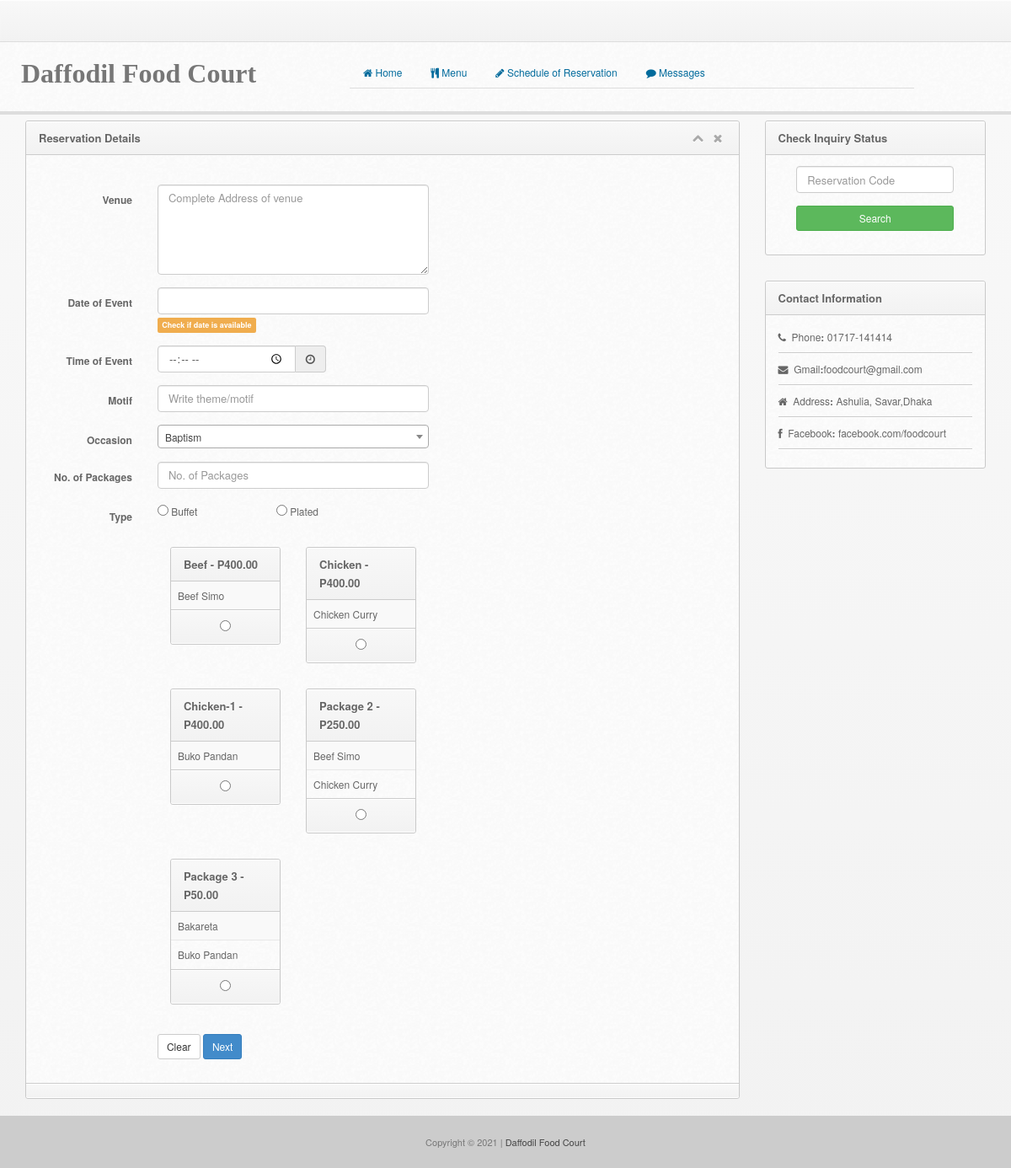
The page /details.php (signed in) on the database its author committed.
### tables this page shows
CREATE TABLE `combo` (
  `combo_id` int(11) NOT NULL,
  `combo_name` varchar(100) NOT NULL,
  `combo_price` decimal(10,2) NOT NULL
);

CREATE TABLE `combo_details` (
  `combo_details_id` int(11) NOT NULL,
  `combo_id` int(11) NOT NULL,
  `menu_id` int(11) NOT NULL
);

CREATE TABLE `menu` (
  `menu_id` int(11) NOT NULL,
  `menu_name` varchar(50) NOT NULL,
  `cat_id` int(30) NOT NULL,
  `subcat_name` varchar(30) NOT NULL,
  `menu_desc` varchar(100) NOT NULL,
  `menu_price` decimal(10,2) NOT NULL,
  `menu_pic` varchar(100) NOT NULL
);

### details.php (the view, shortened to what this page needs)
<?php include 'header.php';?>
<body>
  <?php include 'navbar.php';?>
  <?php include 'menu-tab.php';?>
    <div class = "content">
      <div class = "col-lg-12 col-md-12 col-sm-12 col-xs-12">
        <div class = "col-md-9 col-lg-9">
          <div class="widget wgreen">
                <div class="widget-head">
                  <div class="pull-left">Reservation Details</div>
                  <div class="widget-icons pull-right">
                    <a href="#" class="wminimize"><i class="fa fa-chevron-up"></i></a>
                    <a href="#" class="wclose"><i class="fa fa-times"></i></a>
                  </div>
                  <div class="clearfix"></div>
                </div>
                <div class="widget-content">
                  <div class="padd">
                    <br>
                     <form class="form-horizontal" role="form" action="details_save.php" method="post">
                                <div class="form-group">
                                  <label class="col-lg-2 control-label">Venue</label>
                                  <div class="col-lg-5">
                                    <textarea class="form-control" name="venue"   rows="5"  id="Alton Place" placeholder="Complete Address of venue" required></textarea>
                                  </div>
                                </div>
                                <div class="form-group">
                                  <label class="col-lg-2 control-label">Date of Event</label>
                                  <div class="col-lg-5">
                                    <input type="text" id="datepicker" class="form-control" name="date" required>
                                    <span class = "label label-warning">Check if date is available</span>
                                  </div>
                                </div>
                                <div class="form-group">
                                  <label class="col-lg-2 control-label">Time of Event</label>
                                  <div class="col-lg-5">
                                    <div id="datetimepicker" class="input-append input-group dtpicker">
                    <input data-format="hh:mm A" class="form-control" type="time" name="time" id="datepicker" required="true">
                                      <span class="input-group-addon">
                                        <i data-time-icon="fa fa-clock-o" data-date-icon="fa fa-calendar" class="fa fa-clock-o"></i>
                                      </span>
                                    </div>
                                  </div>
                                </div>
                                <div class="form-group">
                                  <label class="col-lg-2 control-label">Motif</label>
                                  <div class="col-lg-5">
                                    <input type="text" class="form-control" placeholder="Write theme/motif" name="motif">
                                  </div>
                                </div>
                                <div class="form-group">
                                  <label class="col-lg-2 control-label">Occasion</label>
                                  <div class="col-lg-5">
                                  </div>
                                </div>
                                <div class="form-group">
                                  <label class="col-lg-2 control-label">No. of Packages</label>
                                  <div class="col-lg-5">
                                    <input type="number" class="form-control" placeholder="No. of Packages" name="pax">
                                  </div>
                                </div>
                                <div class="form-group">
                                  <label class="col-lg-2 control-label">Type</label>
                                  <div class="col-lg-2">
                                    <input type="radio" class="form-radio" name="type" value="buffet"> Buffet
                                  </div>
                                  <div class="col-lg-2">
                                    <input type="radio" class="form-radio" name="type" value="plated"> Plated
                                  </div>
                                </div>
                               <div class="form-group">
    <label class="col-lg-2 control-label"></label>
        <div class="col-lg-5">
<?php
include('includes/dbcon.php');
    $query=mysqli_query($con,"select * from combo order by combo_name")or die(mysqli_error($con));
      while ($row=mysqli_fetch_array($query)){
        $id=$row['combo_id'];
        $name=$row['combo_name'];
        $price=$row['combo_price'];
?>
          <div class="col-md-6">
              <div class="widget">
                <div class="widget-head">
                  <div class="pull-left"><?php echo $name;?> - P<?php echo $price;?></div>
                  <div class="clearfix"></div>
                </div>
                <div class="widget-content referrer">
                  <table class="table table-striped table-bordered table-hover">
                    <tbody>
<?php
    $query1=mysqli_query($con,"select * from combo_details natural join menu where combo_id='$id'")or die(mysqli_error($con));
      while ($row1=mysqli_fetch_array($query1)){
        $menu_name=$row1['menu_name'];
?>
                    <tr>
                      <td><?php echo $menu_name;?></td>
                    </tr>
<?php }?>
                  </tbody></table>
                  <div class="widget-foot text-center">
                    <input type="radio" id="inlineCheckbox1" value="<?php echo $id;?>" name="combo_id">
                  </div>
                </div>
              </div>
            </div>
            <?php }?>
         </div>
      </div>
                                <div class="form-group">
                                  <div class="col-lg-offset-2 col-lg-6">
                                    <button type="reset" class="btn btn-sm btn-default">Clear</button>
                                    <button type="submit" class="btn btn-sm btn-primary">Next</button>
                                  </div>
                                </div>
                              </form>
                  </div>
                </div>
                  <div class="widget-foot">
                  </div>
              </div>
        </div>
        <?php include('right-sidebar.php');?>
<?php include 'footer.php';?>
</body>
</html>

### css/style.css (style rules this page uses)
body { font-size: 12px; line-height: 22px; color: #666; border-top: 3px solid #eee; background:#343434 url("../img/back.png") repeat; padding-top: 37px; -webkit-font-smoothing: antialiased; }
a { color: #026b9c; }
button { font-size: 11px; }
form { margin: 0px; }
.widget { border: 1px solid #c9c9c9; border-radius: 3px; margin-top: 10px; margin-bottom: 20px; background: #fafafa url('../img/cream.png') repeat; }
.widget .table * { border-color:#e8e8e8 !important; }
.widget .table.table-bordered { margin-bottom:0px; border:0px; }
.widget .table.table-bordered tr:first-child td { border-top:0px; }
.widget .table.table-bordered tr:last-child td { border-bottom:0px; }
.widget .table.table-bordered td { border-right:1px solid #ddd; }
.widget .table.table-bordered tr td:first-child { border-left:0px; }
.widget .table.table-bordered td:last-child { border-right:0px; }
.widget .padd, .modal-body { padding: 13px 15px; }
.widget .widget-head,.modal-header { background-color: #f8f8f8; background: -webkit-gradient(linear, left top, left bottom, from(#f8f8f8), to(#f2f2f2)); background: -webkit-linear-gradient(top, #f8f8f8, #f2f2f2); background: -moz-linear-gradient(top, #f8f8f8, #f2f2f2); background: -ms-linear-gradient(top, #f8f8f8, #f2f2f2); background: -o-linear-gradient(top, #f8f8f8, #f2f2f2); background: linear-gradient(top, #f8f8f8, #f2f2f2); border-top-right-radius: 3px; border-top-left-radius: 3px; text-shadow:0px 1px #fff; border-bottom: 1px solid #ccc; border-top: 1px solid #fff; color: #666; font-size: 13px; font-weight: bold; padding: 8px 15px; }
.widget .widget-head .widget-icons i { font-size: 14px; margin: 0px 4px; }
.widget .widget-head .widget-icons a { color: #aaa; }
.widget .widget-foot, .modal-footer { background-color: #f8f8f8; background: -webkit-gradient(linear, left top, left bottom, from(#f8f8f8), to(#f2f2f2)); background: -webkit-linear-gradient(top, #f8f8f8, #f2f2f2); background: -moz-linear-gradient(top, #f8f8f8, #f2f2f2); background: -ms-linear-gradient(top, #f8f8f8, #f2f2f2); background: -o-linear-gradient(top, #f8f8f8, #f2f2f2); background: linear-gradient(top, #f8f8f8, #f2f2f2); border-bottom-right-radius: 3px; border-bottom-left-radius: 3px; text-shadow:0px 1px #fff; border-bottom: 1px solid #fff; border-top: 1px solid #ccc; padding: 8px 15px; font-size: 12px; color: #555; box-shadow: inset 0px 1px 1px #fff; }
.dtpicker { max-width:200px; }

### rows shown on the page
combo: combo_name "Beef", combo_price "400.00"
combo_details: menu.menu_name "Beef Simo"
combo: combo_name "Chicken", combo_price "400.00"
combo_details: menu.menu_name "Chicken Curry"
combo: combo_name "Chicken-1", combo_price "400.00"
combo_details: menu.menu_name "Buko Pandan"
combo: combo_name "Package 2", combo_price "250.00"
combo_details: menu.menu_name "Beef Simo"
combo_details: menu.menu_name "Chicken Curry"
combo: combo_name "Package 3", combo_price "50.00"
combo_details: menu.menu_name "Bakareta"
combo_details: menu.menu_name "Buko Pandan"
